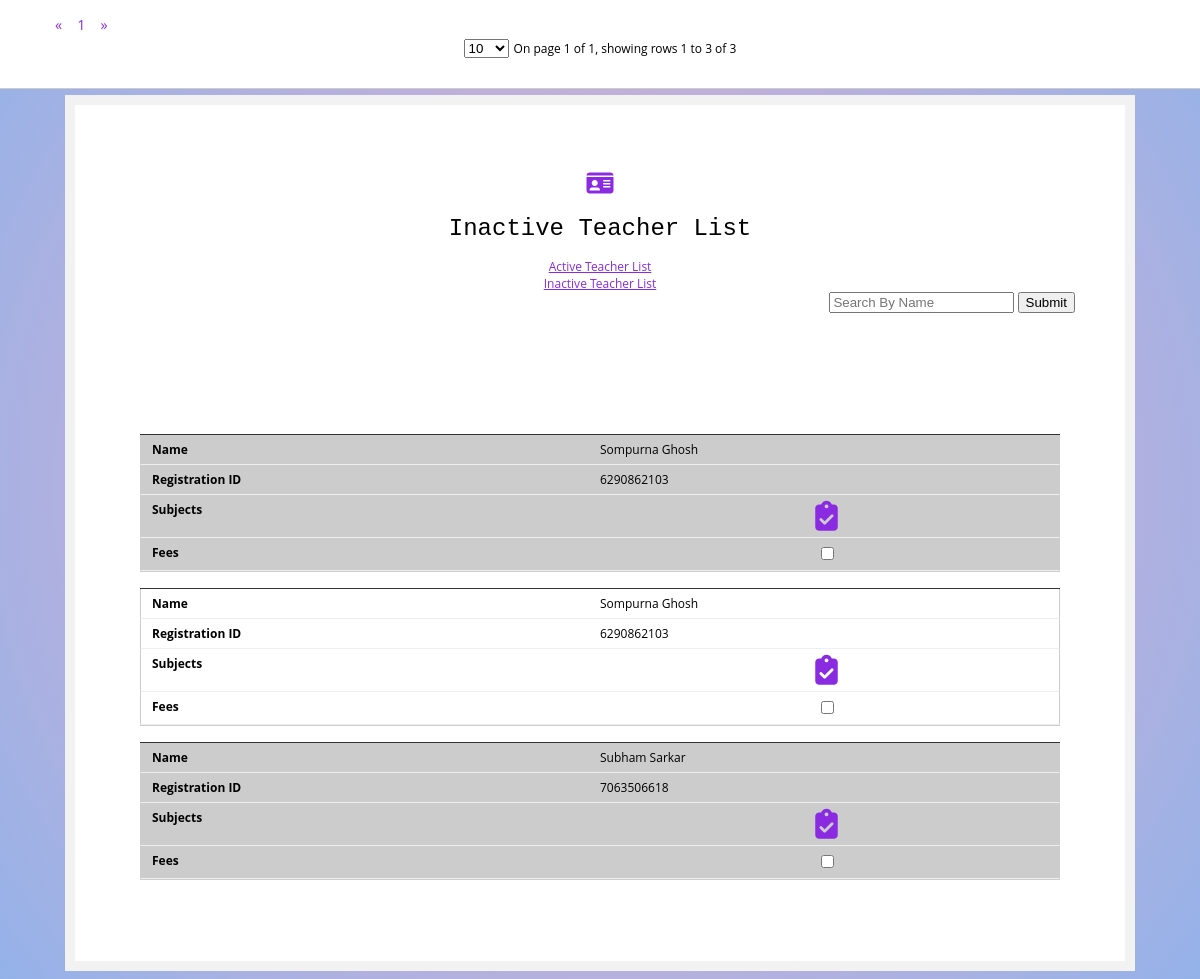
/inactive_teacher_list.php, run on the app's committed database.
### tables this page shows
CREATE TABLE `teacher` (
  `Teacher_id` int(11) NOT NULL,
  `Teacher_name` varchar(255) NOT NULL,
  `Teacher_phone` varchar(10) NOT NULL,
  `Teacher_reg_id` varchar(255) NOT NULL,
  `Category_id` int(11) NOT NULL,
  `Status` char(1) NOT NULL DEFAULT 'Y'
);

### inactive_teacher_list.php (the view, shortened to what this page needs)
<?php
include("conn.php");
$sql=mysqli_query($conn,"SELECT * FROM teacher  WHERE Status='N' ORDER BY `Teacher_id` ASC");
?>
<!DOCTYPE html>
<html lang="en">
<head>
    <link rel = "stylesheet" href="https://cdnjs.cloudflare.com/ajax/libs/font-awesome/6.1.1/css/all.min.css" />
    <link rel="stylesheet"  href="student_list.css">
</head>
<body>
<div class="form-box">
  <h1><a href="teacher_list.php"><i class="fa-sharp fa-solid fa-id-card"></i></a></h1>
  <h1>Inactive Teacher List</h1>
  <div style="display:flex;justify-content:center;gap:10px"><a href="teacher_list.php">Active Teacher List</a></div>
  <div style="display:flex;justify-content:center;gap:10px"><a href="inactive_teacher_list.php">Inactive Teacher List</a></div>
  <div style="display:flex;justify-content:end;gap:10px">
  <form>
    <input type="search" name="search" value="<?php if(isset($name)) echo $name; ?>" placeholder="Search By Name">
    <input type="submit">
  </form>
   </div>
<div id="DataTable" >
  <div id="table_box_bootstrap"></div>
  <table >
    <tbody class="scroll-pane">
        <?php  while($arr=mysqli_fetch_array($sql)){?>
        <tr>
        <td style="cursor:pointer" onclick="window.location.href='Teacher_sub_list_details.php?id=<?php echo $arr['Teacher_id'] ?>'"><?php echo $arr['Teacher_name'] ?></td>
        <td><?php echo $arr['Teacher_phone'] ?></td>
        <td ><div align="center"><a href="Teacher_sub_list_details.php?id=<?php echo $arr['Teacher_id'] ?>"><i class="fa-solid fa-clipboard-check" style="font-size:30px;margin: auto;"></i></a></div></td>
        <td><div align="center"><input type="checkbox" onclick="window.location.href='teacher_activate.php?id=<?php echo $arr['Teacher_id'] ?>&status=<?php echo $arr['Status'] ?>'" <?php if($arr['Status']=='Y') echo "checked" ?>></div></td>
        </tr>
        <?php } ?>
  </tbody>
</table>
</div>
        </div>
</body>
</html>

### student_list.css (style rules this page uses)
body { counter-reset: my-sec-counter; font-family: 'Open Sans', sans-serif; font-size: 12px; background: rgb(238,174,202); background: radial-gradient(circle, rgba(238,174,202,1) 0%, rgba(148,178,233,1) 100%); margin-top: 95px; }
.form-box { max-width: 800px; margin: auto; padding: 50px; background: #ffffff; border: 10px solid #f2f2f2; }
h1 { text-align: center; font-family:Arial, Helvetica, sans-serif; font: 2em "typewriter", monospace; align-self: center; }
#DataTable { position:relative; padding: 15px; box-sizing: border-box; }
table { width: 100%; border-collapse: collapse; }
td, th { padding: 6px; border: 1px solid #ccc; text-align: left; box-sizing: border-box; }
tr:nth-of-type(odd) { background: #eee; }
@media only screen 
      and (max-width: 760px), (min-device-width: 768px) 
      and (max-device-width: 1024px) { table { margin-top: 106px; } }
@media only screen 
      and (max-width: 760px), (min-device-width: 768px) 
      and (max-device-width: 1024px) { table, thead, tbody, th, td, tr { display: block; } }
@media only screen 
      and (max-width: 760px), (min-device-width: 768px) 
      and (max-device-width: 1024px) { tr { margin: 0 0 1rem 0; overflow: auto; border-bottom: 1px solid #ccc; } }
@media only screen 
      and (max-width: 760px), (min-device-width: 768px) 
      and (max-device-width: 1024px) { tbody tr:before { counter-increment: my-sec-counter; content: ""; background-color:#333; display: block; height: 1px; } }
@media only screen 
      and (max-width: 760px), (min-device-width: 768px) 
      and (max-device-width: 1024px) { tr:nth-child(odd) { background: #ccc; } }
@media only screen 
      and (max-width: 760px), (min-device-width: 768px) 
      and (max-device-width: 1024px) { td { border: none; border-bottom: 1px solid #eee; margin-right: 0%; display: block; border-right: 1px solid #ccc; border-left: 1px solid #ccc; box-sizing:border-box; } }
@media only screen 
      and (max-width: 760px), (min-device-width: 768px) 
      and (max-device-width: 1024px) { td:before { font-weight: bold; width: 50%; float:left; box-sizing:border-box; padding-left: 5px; } }
@media only screen 
      and (max-width: 760px), (min-device-width: 768px) 
      and (max-device-width: 1024px) { td:nth-of-type(1):before { content: "Name"; } }
@media only screen 
      and (max-width: 760px), (min-device-width: 768px) 
      and (max-device-width: 1024px) { td:nth-of-type(2):before { content: "Registration ID"; } }
@media only screen 
      and (max-width: 760px), (min-device-width: 768px) 
      and (max-device-width: 1024px) { td:nth-of-type(3):before { content: "Subjects"; } }
@media only screen 
      and (max-width: 760px), (min-device-width: 768px) 
      and (max-device-width: 1024px) { td:nth-of-type(4):before { content: "Fees"; } }
a { color: blueviolet; }
.form-box { max-width: 950px; margin: auto; padding: 50px; background: #ffffff; border: 10px solid #f2f2f2; }

### data on the page
teacher: Teacher_name "Sompurna Ghosh", Teacher_phone "6290862103"
teacher: Teacher_name "Sompurna Ghosh", Teacher_phone "6290862103"
teacher: Teacher_name "Subham Sarkar", Teacher_phone "7063506618"
